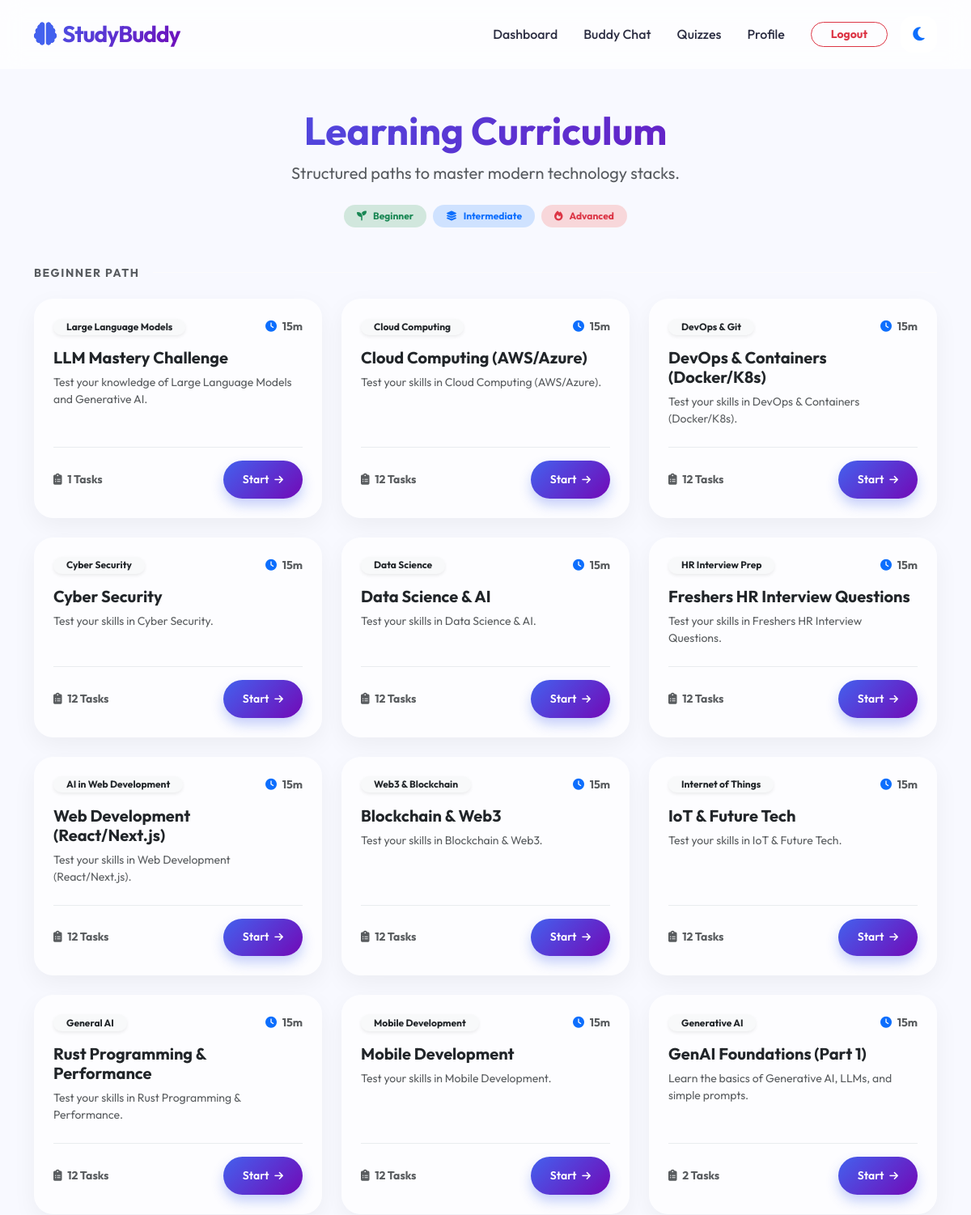
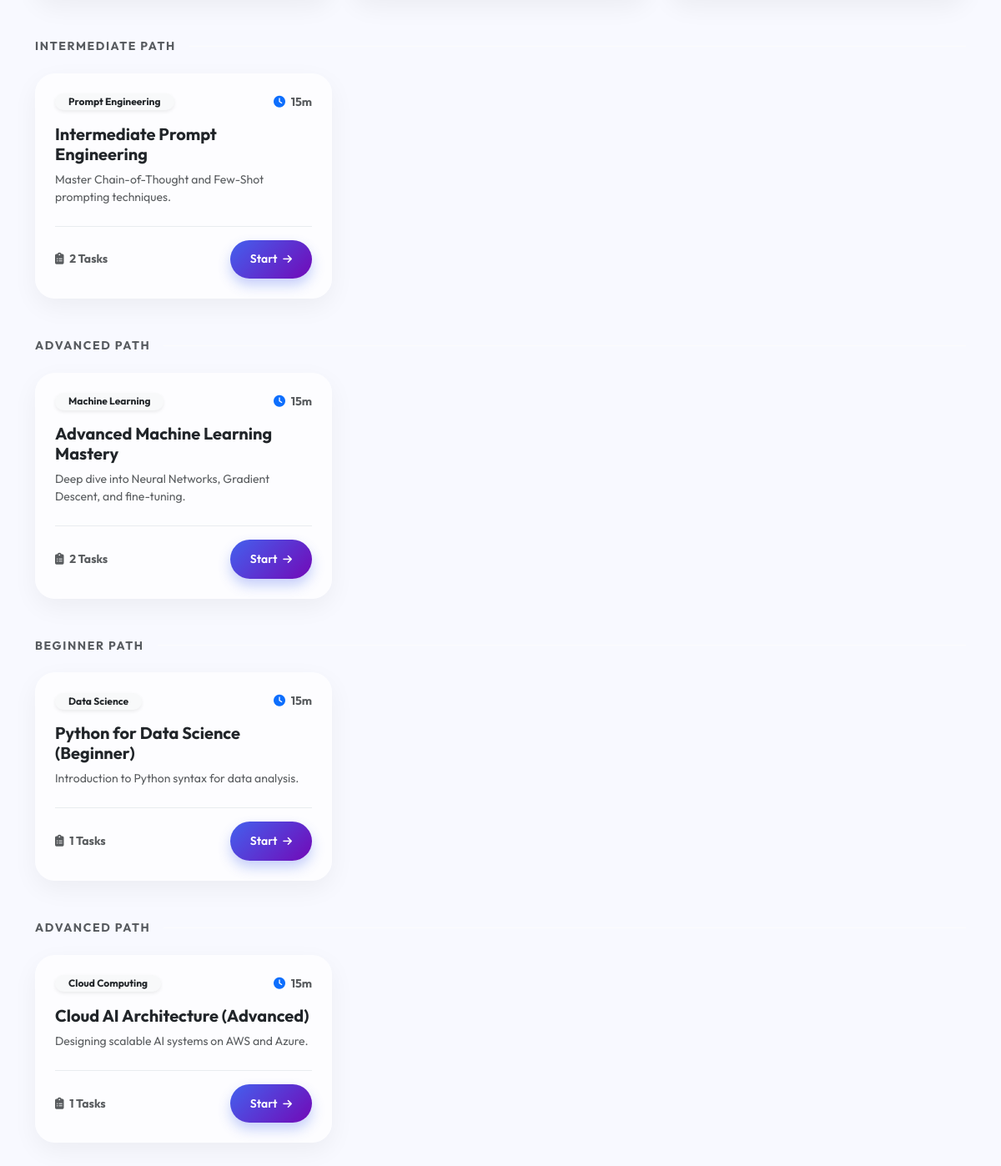
Screenshot of /quizzes/ (signed in) with the database file from the repository (2 pictures, top to bottom).
### quizzes/models.py (models this page shows, shortened)
class Quiz(models.Model):
    CATEGORY_CHOICES = [
        ('gen_ai', 'Generative AI'),
        ('ml', 'Machine Learning'),
        ('prompt', 'Prompt Engineering'),
        ('llm', 'Large Language Models'),
        ('ethics', 'AI Ethics'),
        ('web_ai', 'AI in Web Development'),
        ('general', 'General AI'),
        ('cloud', 'Cloud Computing'),
        ('devops', 'DevOps & Git'),
        ('cyber', 'Cyber Security'),
        ('data', 'Data Science'),
        ('mobile', 'Mobile Development'),
        ('blockchain', 'Web3 & Blockchain'),
        ('iot', 'Internet of Things'),
        ('hr', 'HR Interview Prep'),
    ]
    DIFFICULTY_CHOICES = [
        ('beginner', 'Beginner'),
        ('intermediate', 'Intermediate'),
        ('advanced', 'Advanced'),
    ]
    title = models.CharField(max_length=200)
    category = models.CharField(max_length=20, choices=CATEGORY_CHOICES, default='general')
    difficulty = models.CharField(max_length=20, choices=DIFFICULTY_CHOICES, default='beginner')
    description = models.TextField()
    created_at = models.DateTimeField(auto_now_add=True)
    updated_at = models.DateTimeField(auto_now=True)
    class Meta:
        verbose_name_plural = "Quizzes"

### quizzes/views.py (the view)
# urls.py: path('', QuizListView.as_view(), name='quiz_list'),
class QuizListView(LoginRequiredMixin, ListView):
    model = Quiz
    template_name = 'quizzes/quiz_list.html'
    context_object_name = 'quizzes'

### templates/quizzes/quiz_list.html (shortened to what this page needs)
{% extends "base.html" %}
{% block content %}
<div class="container py-4">
    <div class="text-center mb-5 animate-up">
        <h1 class="display-5 fw-bold mb-2 gradient-text">Learning Curriculum</h1>
        <p class="text-muted fs-5 mb-0">Structured paths to master modern technology stacks.</p>
        <div class="d-flex justify-content-center gap-2 mt-4">
            <span class="badge bg-success-subtle text-success rounded-pill px-3 py-2"><i
                    class="fas fa-seedling me-2"></i>Beginner</span>
            <span class="badge bg-primary-subtle text-primary rounded-pill px-3 py-2"><i
                    class="fas fa-layer-group me-2"></i>Intermediate</span>
            <span class="badge bg-danger-subtle text-danger rounded-pill px-3 py-2"><i
                    class="fas fa-fire me-2"></i>Advanced</span>
        </div>
    </div>
    {% regroup quizzes by get_difficulty_display as level_list %}
    {% for level in level_list %}
    <div class="mb-5">
        <div class="d-flex align-items-center mb-4 animate-up">
            <h4 class="fw-bold mb-0 text-uppercase small letter-spacing-wide text-muted">{{ level.grouper }} Path</h4>
            <div class="ms-3 flex-grow-1 h-px bg-light-subtle"></div>
        </div>
        <div class="row g-4">
            {% for quiz in level.list %}
            <div class="col-md-6 col-lg-4 animate-up" style="animation-delay: {{ forloop.counter0|add:1 }}00ms;">
                <div class="glass-card card h-100 border-0 p-4 curric-card-hover">
                    <div class="d-flex justify-content-between align-items-center mb-3">
                        <span class="badge bg-light text-dark rounded-pill px-3 small fw-bold shadow-sm">
                            {{ quiz.get_category_display }}
                        </span>
                        <div class="text-muted small fw-bold">
                            <i class="fas fa-clock me-1 text-primary"></i> 15m
                        </div>
                    </div>
                    <h5 class="fw-bold mb-2">{{ quiz.title }}</h5>
                    <p class="text-muted small mb-4 line-clamp-2">{{ quiz.description }}</p>
                    <div
                        class="mt-auto pt-3 d-flex align-items-center justify-content-between border-top border-light-subtle">
                        <span class="small fw-bold text-muted">
                            <i class="fas fa-clipboard-list me-1"></i> {{ quiz.questions.count }} Tasks
                        </span>
                        <a href="{% url 'quizzes:take_quiz' quiz.id %}"
                            class="btn btn-premium btn-sm rounded-pill px-4">
                            Start <i class="fas fa-arrow-right ms-1 small"></i>
                        </a>
                    </div>
                </div>
            </div>
            {% endfor %}
        </div>
    </div>
    {% empty %}
    <div class="text-center py-5 glass-card bg-light bg-opacity-50">
        <h4 class="fw-bold text-muted mt-4">Curriculum Coming Soon...</h4>
    </div>
    {% endfor %}
</div>
{% endblock %}

### static/css/style.css (style rules this page uses)
:root { --primary: #4361ee; --primary-light: #4895ef; --secondary: #7209b7; --accent: #f72585; --success: #4cc9f0; --bg-light: #f8f9fa; --card-bg: #ffffff; --text-main: #2b2d42; --text-muted: #8d99ae; --glass: rgba(255, 255, 255, 0.7); --transition: all 0.3s cubic-bezier(0.4, 0, 0.2, 1); }
body { font-family: 'Outfit', sans-serif; background-color: var(--bg-light); color: var(--text-main); transition: var(--transition); }
.card { background-color: var(--card-bg); border: none; border-radius: 20px; box-shadow: 0 10px 30px rgba(0, 0, 0, 0.05); transition: var(--transition); overflow: hidden; }
.animate-up { animation: fadeInUp 0.8s ease forwards; }

### templates/base.html (style rules this page uses)
:root { --primary-bg: #f8f9ff; --glass-bg: rgba(255, 255, 255, 0.7); --glass-border: rgba(255, 255, 255, 0.3); --card-shadow: 0 10px 30px rgba(0, 0, 0, 0.05); --primary-gradient: linear-gradient(135deg, #4361ee 0%, #7209b7 100%); --transition-smooth: all 0.4s cubic-bezier(0.4, 0, 0.2, 1); }
body { font-family: 'Outfit', sans-serif; background-color: var(--primary-bg); transition: var(--transition-smooth); min-height: 100vh; }
.glass-card { background: var(--glass-bg); backdrop-filter: blur(12px); -webkit-backdrop-filter: blur(12px); border: 1px solid var(--glass-border); border-radius: 24px; box-shadow: var(--card-shadow); transition: var(--transition-smooth); }
.animate-up { animation: fadeInUp 0.6s ease-out both; }
.gradient-text { background: var(--primary-gradient); -webkit-background-clip: text; -webkit-text-fill-color: transparent; }
.btn-premium { background: var(--primary-gradient); color: white; border: none; padding: 0.8rem 2rem; border-radius: 100px; font-weight: 600; transition: var(--transition-smooth); box-shadow: 0 8px 15px rgba(67, 97, 238, 0.3); }

### templates/quizzes/quiz_list.html (style rules this page uses)
.letter-spacing-wide { letter-spacing: 0.1rem; }
.line-clamp-2 { display: -webkit-box; -webkit-line-clamp: 2; -webkit-box-orient: vertical; overflow: hidden; }
.h-px { height: 1px; }

### rows the page displays
Quiz: category "Large Language Models", title "LLM Mastery Challenge", description "Test your knowledge of Large Language Models and Generative AI.", questions.count "1"
Quiz: category "Cloud Computing", title "Cloud Computing (AWS/Azure)", description "Test your skills in Cloud Computing (AWS/Azure).", questions.count "12"
Quiz: category "DevOps & Git", title "DevOps & Containers (Docker/K8s)", description "Test your skills in DevOps & Containers (Docker/K8s).", questions.count "12"
Quiz: category "Cyber Security", title "Cyber Security", description "Test your skills in Cyber Security.", questions.count "12"
Quiz: category "Data Science", title "Data Science & AI", description "Test your skills in Data Science & AI.", questions.count "12"
Quiz: category "HR Interview Prep", title "Freshers HR Interview Questions", description "Test your skills in Freshers HR Interview Questions.", questions.count "12"
Quiz: category "AI in Web Development", title "Web Development (React/Next.js)", description "Test your skills in Web Development (React/Next.js).", questions.count "12"
Quiz: category "Web3 & Blockchain", title "Blockchain & Web3", description "Test your skills in Blockchain & Web3.", questions.count "12"
Quiz: category "Internet of Things", title "IoT & Future Tech", description "Test your skills in IoT & Future Tech.", questions.count "12"
Quiz: category "General AI", title "Rust Programming & Performance", description "Test your skills in Rust Programming & Performance.", questions.count "12"
Quiz: category "Mobile Development", title "Mobile Development", description "Test your skills in Mobile Development.", questions.count "12"
Quiz: category "Generative AI", title "GenAI Foundations (Part 1)", description "Learn the basics of Generative AI, LLMs, and simple prompts.", questions.count "2"
Quiz: category "Prompt Engineering", title "Intermediate Prompt Engineering", description "Master Chain-of-Thought and Few-Shot prompting techniques.", questions.count "2"
Quiz: category "Machine Learning", title "Advanced Machine Learning Mastery", description "Deep dive into Neural Networks, Gradient Descent, and fine-tuning.", questions.count "2"
Quiz: category "Data Science", title "Python for Data Science (Beginner)", description "Introduction to Python syntax for data analysis.", questions.count "1"
Quiz: category "Cloud Computing", title "Cloud AI Architecture (Advanced)", description "Designing scalable AI systems on AWS and Azure.", questions.count "1"

### other values shown
{{ level.grouper }} "BEGINNER" "INTERMEDIATE" "ADVANCED" "BEGINNER" "ADVANCED"
